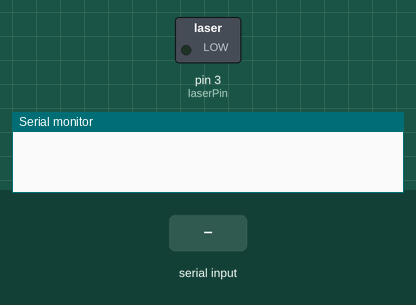
A sketch run on a simulated Arduino Uno, built with avr-gcc and run on an emulated ATmega328P. On the bench: switched loads named in the sketch (green lamp = pin HIGH), the last lines printed to the serial monitor. Inputs (shaded band) come from the test bench.

Above: at 1.2 s.
1.3 s: "LaserOn\n" received over Serial
At 2.1 s:
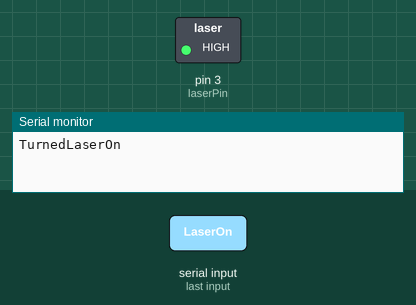
2.8 s: "LaserOff\n" received over Serial
At 3.3 s:
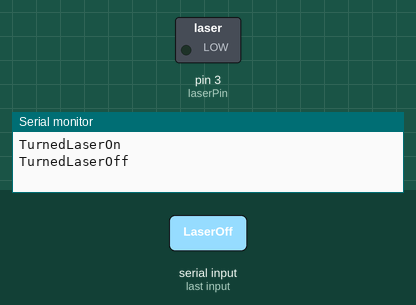
Timing chart, 0 to 5.8 s (numbered marks = the images above; inputs shaded):
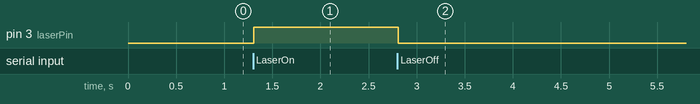

Measured:
- after the input at 1.3 s, pin 3 (laserPin): LOW → HIGH at once
- after the input at 2.8 s, pin 3 (laserPin): HIGH → LOW at once

The sketch:

ArduinoCode.ino
```cpp
String msg = "";
int laserPin = 3;

void setup() {
  pinMode(laserPin, OUTPUT);
  Serial.begin(9600);
}

void loop() {
  while (Serial.available()) {
    if (Serial.available() > 0) {
      char c = Serial.read();
      if (c == '\n') {
        readMessage();
      } else {
        msg += c;
        //Serial.println("Current message: " + msg);
      }
    }
  }
}

void readMessage() {
  if (msg == "LaserOn") {
    digitalWrite(laserPin, HIGH);
    delay(100);
    Serial.println("TurnedLaserOn");
  } else if (msg == "LaserOff") {
    digitalWrite(laserPin, LOW);
    Serial.println("TurnedLaserOff");
  } else {
    //Serial.println("Unknown command: " + msg);
  }
  msg = "";
}
```
